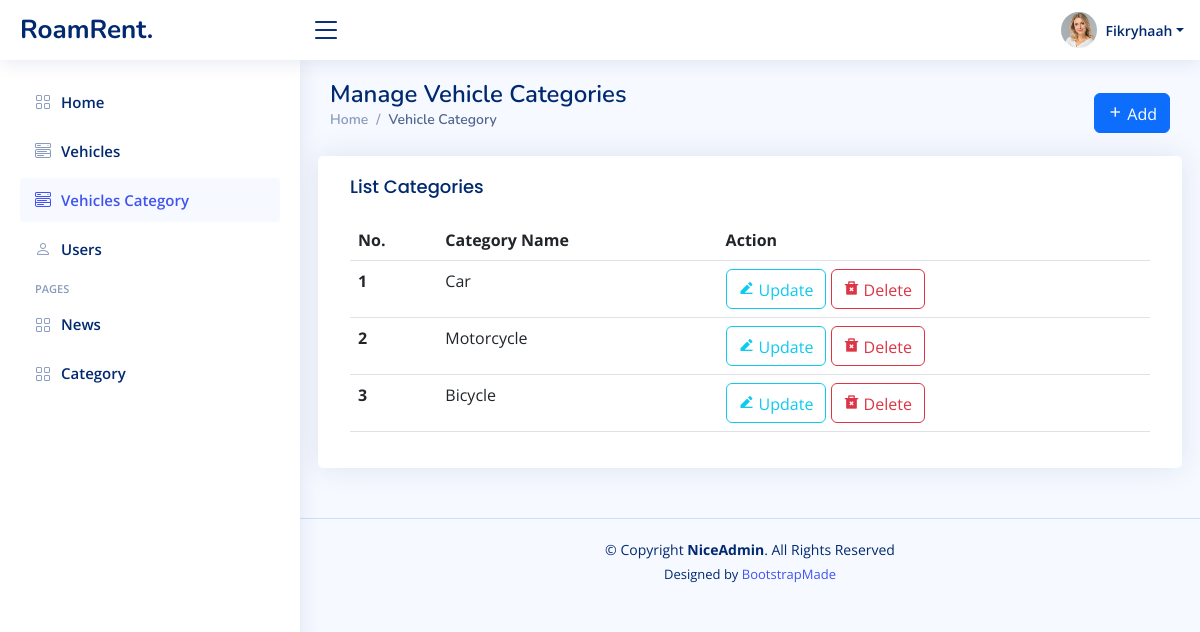
The app's page /vehicle-category.php (signed in) with its own data.
### tables this page shows
CREATE TABLE `vehicle_category` (
  `id` bigint(20) NOT NULL,
  `name` varchar(255) NOT NULL
);

### logics/auth-check.php (called while the page is built, shortened)
<?php
$auth_role = $_SESSION['role'];

### vehicle-category.php (the view, shortened to what this page needs)
<!DOCTYPE html>
<html lang="en">
<head>
  <?php
  include("layout-head-import-nice.php");
  include 'logics/connect.php';
  include 'logics/auth-check.php';
  if (!empty($_POST)) {
    $sql = 'SELECT * FROM vehicle_category WHERE name LIKE "%' . $_POST["search"] . '%"';
    $result = $conn->query($sql);
  } else {
    $sql = 'SELECT * FROM vehicle_category';
    $result = $conn->query($sql);
  }
  ?>
</head>
<body>
  <?php include 'layout-header-nice.php'; ?>
  <aside id="sidebar" class="sidebar">
    <ul class="sidebar-nav" id="sidebar-nav">
      <li class="nav-item">
        <a class="nav-link collapsed" href="home.php">
          <i class="bi bi-grid"></i>
          <span>Home</span>
        </a>
      </li>
      <li class="nav-item">
        <a class="nav-link collapsed" href="vehicle.php">
          <i class="bi bi-menu-button-wide"></i>
          <span>Vehicles</span>
        </a>
      </li>
      <?php
      if (strcmp($auth_role, "admin") == 0) {
      ?>
        <li class="nav-item">
          <a class="nav-link" href="vehicle-category.php">
            <i class="bi bi-menu-button-wide"></i>
            <span>Vehicles Category</span>
          </a>
        </li>
      <?php
      }
      ?>
      <li class="nav-item">
        <a class="nav-link collapsed" href="users.php">
          <i class="bi bi-person"></i>
          <span>Users</span>
        </a>
      </li>
      <li class="nav-heading">Pages</li>
      <li class="nav-item">
        <a class="nav-link collapsed" href="blog.php">
          <i class="bi bi-grid"></i>
          <span>News</span>
        </a>
      </li>
      <li class="nav-item">
        <a class="nav-link collapsed" href="blog-category.php">
          <i class="bi bi-grid"></i>
          <span>Category</span>
        </a>
      </li>
    </ul>
  </aside>
  <main id="main" class="main">
    <div class="pagetitle">
      <div class="row">
        <div class="col">
          <h1>Manage Vehicle Categories</h1>
          <nav>
        <ol class="breadcrumb">
          <li class="breadcrumb-item"><a href="home.php">Home</a></li>
          <li class="breadcrumb-item active">Vehicle Category</li>
        </ol>
      </nav>
        </div>
        <div class="col-1 d-flex justify-content-end align-items-center">
          <a href="vehicle-category-add.php" class="btn btn-primary"><i class="ri-add-fill me-1"></i>Add</a>
        </div>
      </div>
    </div>
    <section class="section">
      <div class="row">
        <div class="card">
          <div class="card-body">
            <h5 class="card-title">List Categories</h5>
            <table class="table col">
              <thead>
                <tr>
                  <th scope="col">No.</th>
                  <th scope="col">Category Name</th>
                  <th scope="col">Action</th>
                </tr>
              </thead>
              <tbody>
                <?php
                $i = 1;
                while ($row = $result->fetch_assoc()) {
                ?>
                  <tr>
                    <th scope="row"><?= $i ?></th>
                    <td><?= $row['name'] ?></td>
                    <td>
                      <a href="vehicle-category-edit.php?id='<?= $row["id"] ?>'"><button class="btn btn-outline-info alert-delete-confirm"><i class="ri-edit-2-fill me-1"></i>Update</button></a>
                      <a href="logics/vehicle-category-delete.php?id='<?= $row["id"] ?>'"><button class="btn btn-outline-danger alert-delete-confirm"><i class="ri-delete-bin-2-fill me-1"></i>Delete</button></a>
                    </td>
                  </tr>
                <?php $i++;
                } ?>
              </tbody>
            </table>
          </div>
        </div>
      </div>
    </section>
  </main>
  <?php include 'layout-footer.php'; ?>
</body>
</html>

### assets/css/nice-style.css (style rules this page uses)
:root { scroll-behavior: smooth; }
body { font-family: "Open Sans", sans-serif; background: #f6f9ff; color: #444444; }
a { color: #4154f1; text-decoration: none; }
h1, h2, h3, h4, h5, h6 { font-family: "Nunito", sans-serif; }
#main { margin-top: 60px; padding: 20px 30px; transition: all 0.3s; }
.pagetitle { margin-bottom: 10px; }
.pagetitle h1 { font-size: 24px; margin-bottom: 0; font-weight: 600; color: #012970; }
.card { margin-bottom: 30px; border: none; border-radius: 5px; box-shadow: 0px 0 30px rgba(1, 41, 112, 0.1); }
.card-title { padding: 20px 0 15px 0; font-size: 18px; font-weight: 500; color: #012970; font-family: "Poppins", sans-serif; }
.card-body { padding: 0 20px 20px 20px; }
.breadcrumb { font-size: 14px; font-family: "Nunito", sans-serif; color: #899bbd; font-weight: 600; }
.breadcrumb a { color: #899bbd; transition: 0.3s; }
.breadcrumb .breadcrumb-item::before { color: #899bbd; }
.breadcrumb .active { color: #51678f; font-weight: 600; }
.sidebar { position: fixed; top: 60px; left: 0; bottom: 0; width: 300px; z-index: 996; transition: all 0.3s; padding: 20px; overflow-y: auto; scrollbar-width: thin; scrollbar-color: #aab7cf transparent; box-shadow: 0px 0px 20px rgba(1, 41, 112, 0.1); background-color: #fff; }
@media (min-width: 1200px) { #main, #footer { margin-left: 300px; } }
.sidebar-nav { padding: 0; margin: 0; list-style: none; }
.sidebar-nav li { padding: 0; margin: 0; list-style: none; }
.sidebar-nav .nav-item { margin-bottom: 5px; }
.sidebar-nav .nav-heading { font-size: 11px; text-transform: uppercase; color: #899bbd; font-weight: 600; margin: 10px 0 5px 15px; }
.sidebar-nav .nav-link { display: flex; align-items: center; font-size: 15px; font-weight: 600; color: #4154f1; transition: 0.3; background: #f6f9ff; padding: 10px 15px; border-radius: 4px; }
.sidebar-nav .nav-link i { font-size: 16px; margin-right: 10px; color: #4154f1; }
.sidebar-nav .nav-link.collapsed { color: #012970; background: #fff; }
.sidebar-nav .nav-link.collapsed i { color: #899bbd; }

### records on screen
vehicle_category: name "Car"
vehicle_category: name "Motorcycle"
vehicle_category: name "Bicycle"

### other values on screen
$auth_name "Fikryhaah"
